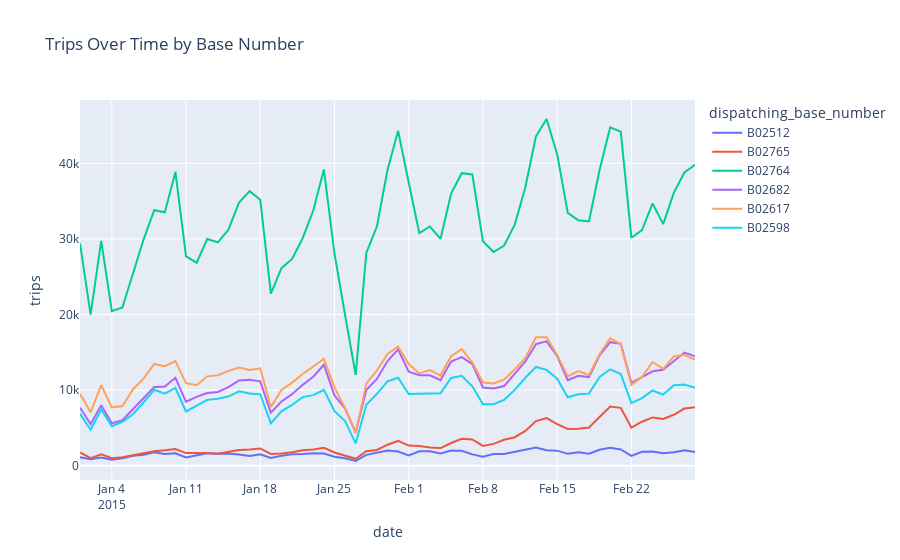

Notebook code for this chart:
### Code cell
# 📈 Trend 1 — Trips over Time
fig1 = px.line(uber, x='date', y='trips', color='dispatching_base_number',
               title='Trips Over Time by Base Number')
fig1.show()
